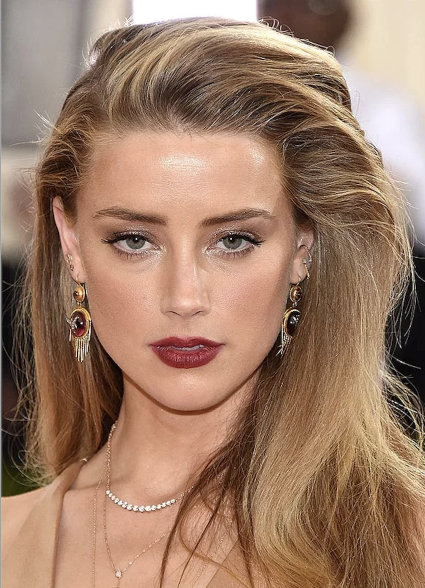
#> input picture HW2/q7_near.png, 850 x 1175 px (shown at 1/2 size)
$ jupyter execute HW2-AmirhoseinYari-98109718-Q7.ipynb
#> lines starting #> are read from the running program, lines starting #| are printed output that depends on the picture; after the words box and inside, x2 and y2 are one past the last pixel; in counts of white or black regions, pixels touching at a corner belong together
[cell 1]
import cv2
import numpy as np
from matplotlib import pyplot as plt

[cell 2]
near = cv2.imread('q7_near.png',0)
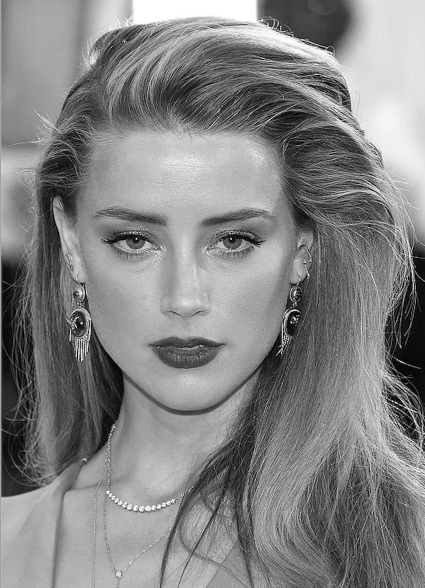
#> near: shape (1175, 850) (shown at 1/2 size); min 0, max 255, mean 131.5
far = cv2.imread('q7_far.png',0)
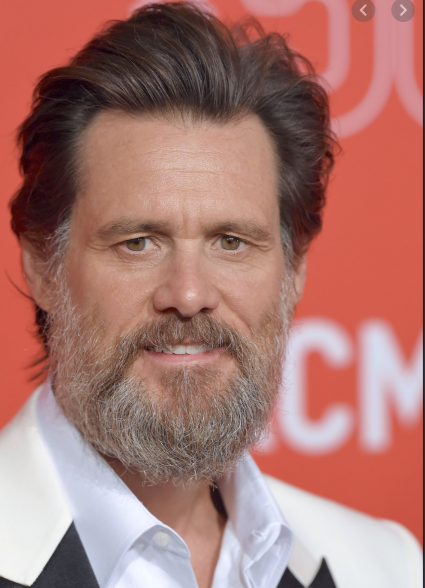
#> input picture HW2/q7_far.png, 850 x 1175 px (shown at 1/2 size)
#> far: shape (1175, 850); min 6, max 251, mean 132.9
#fft of images
nearf = np.fft.fft2(near)
farf = np.fft.fft2(far)
#shift to the center
nearfshift = np.fft.fftshift(nearf)
farfshift = np.fft.fftshift(farf)
#normalization
magnitude_spectrum_near = 20*np.log(np.abs(nearfshift))
magnitude_spectrum_far = 20*np.log(np.abs(farfshift))
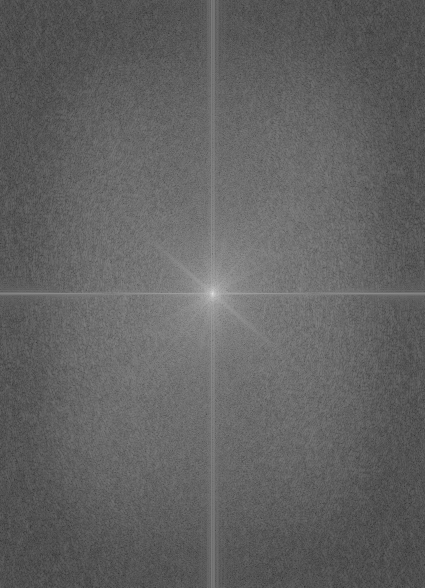
#> magnitude_spectrum_far: shape (1175, 850) float64 (shown at 1/2 size); min 21.39, max 374.1, mean 157.6; drawn with min black and max white

plt.figure(figsize=(10,10))

plt.subplot(221),plt.imshow(near, cmap = 'gray')
plt.title('near Image'), plt.xticks([]), plt.yticks([])
plt.subplot(222),plt.imshow(magnitude_spectrum_near, cmap = 'gray')
plt.title('Magnitude Spectrum near'), plt.xticks([]), plt.yticks([])

plt.subplot(223),plt.imshow(far, cmap = 'gray')
plt.title('far Image'), plt.xticks([]), plt.yticks([])
plt.subplot(224),plt.imshow(magnitude_spectrum_far, cmap = 'gray')
plt.title('Magnitude Spectrum far'), plt.xticks([]), plt.yticks([])

plt.show()
#saving f=dft's
cv2.imwrite("q7_near_dft.jpg",magnitude_spectrum_near)
cv2.imwrite("q7_far_dft.jpg",magnitude_spectrum_far)
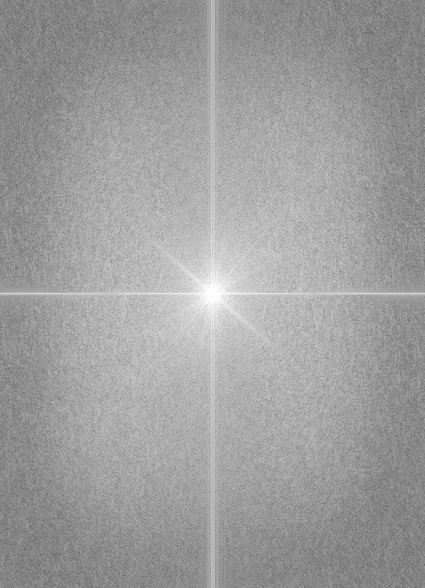
#> saved as q7_far_dft.jpg: shape (1175, 850) (shown at 1/2 size); min 21, max 255, mean 157.6
#> Out = True

### GaussianFilter Function

[cell 3]
import math
def GaussianFilter(nRows, nCols, sigma, highpass=True):
    filter_gauss = np.zeros((nRows,nCols))
    centerI = int((nRows+1)/2)
    centerJ = int((nCols+1)/2)
    for j in range(nCols):
        for i in range(nRows):
            g = math.exp(((i-centerI)**2+(j-centerJ)**2)/(-2*sigma**2))
            if(highpass):
                filter_gauss[i,j] = 1-g
            else:
                filter_gauss[i,j] = g
    return filter_gauss

### Highpass with r = 19, Lowpass with s = 24

[cell 4]
rows, cols = near.shape
#> rows = 1175; cols = 850
r = 19 #sigma of highpass
s = 24 #sigma of lowpass
highpass = GaussianFilter(rows, cols, r, True) #less for better near Quality
#> after the loop in GaussianFilter, `for j in range(nCols):`:
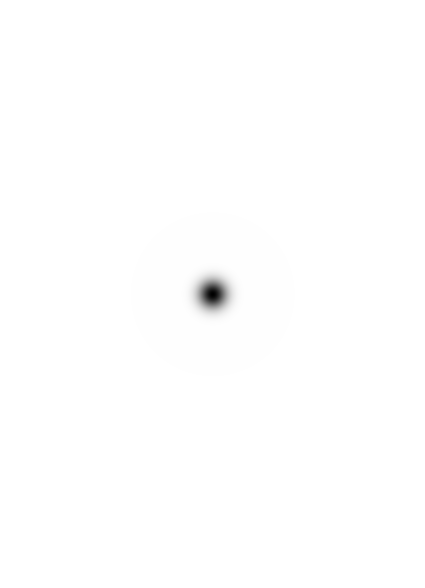
#> filter_gauss: shape (1175, 850) float64 (shown at 1/2 size); min 0, max 1, mean 0.998
lowpass = GaussianFilter(rows, cols, s, False) #more for better far Quality

plt.subplot(121),plt.imshow(highpass)
plt.title('high pass'), plt.xticks([]), plt.yticks([])

plt.subplot(122),plt.imshow(lowpass)
plt.title('low pass'), plt.xticks([]), plt.yticks([])

plt.show()

cv2.imwrite("q7_highpass.jpg",255*highpass)
cv2.imwrite("q7_lowpass.jpg",255*lowpass)
#> Out = True

### Cut Off function (circle)

[cell 5]
def Cutoff(nRows, nCols, R): #keeps pixels in circle R
    out = np.zeros((nRows,nCols))
    centerI = int((nRows+1)/2)
    centerJ = int((nCols+1)/2)
    for j in range(nCols):
        for i in range(nRows):
            x = i-centerI
            y = j-centerJ
            if(x**2+y**2<R**2):
                out[i,j] = 1
            else:
                out[i,j] = 0
    return out

[cell 6]
highpass = highpass*(1-Cutoff(rows, cols, r*2))
#> after the loop in Cutoff, `for j in range(nCols):`:
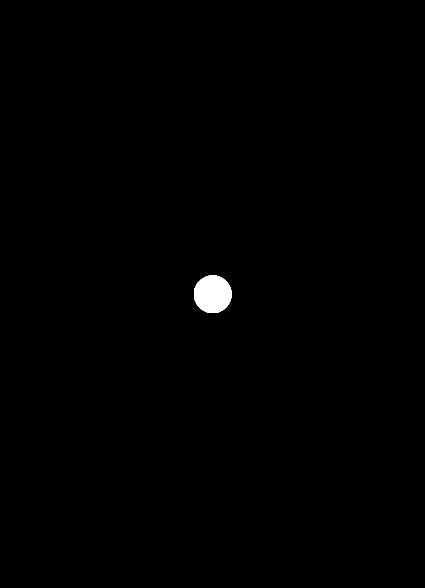
#> out: shape (1175, 850) float64 (shown at 1/2 size); values 0 (black) and 1 (white), 0.45% white; 1 white region, box (x1, y1, x2, y2) and area: (388, 551, 463, 626) 4509
lowpass = lowpass*Cutoff(rows, cols, s*2)
#> after the loop in Cutoff (call 2), `for j in range(nCols):`: out: shape (1175, 850) float64; values 0 (black) and 1 (white), 0.72% white; 1 white region, box (x1, y1, x2, y2) and area: (378, 541, 473, 636) 7209

highpassed = nearfshift*highpass
lowpassed = farfshift*lowpass
magnitude_spectrum_near_after = 20*np.log(np.abs(1+highpassed))
magnitude_spectrum_far_after = 20*np.log(np.abs(1+lowpassed))

plt.subplot(121),plt.imshow(magnitude_spectrum_near_after.astype(np.uint8))
plt.title('high passed'), plt.xticks([]), plt.yticks([])

plt.subplot(122),plt.imshow(magnitude_spectrum_far_after)
plt.title('low passed'), plt.xticks([]), plt.yticks([])

plt.show()

cv2.imwrite("q7_highpassed.jpg", magnitude_spectrum_near_after)
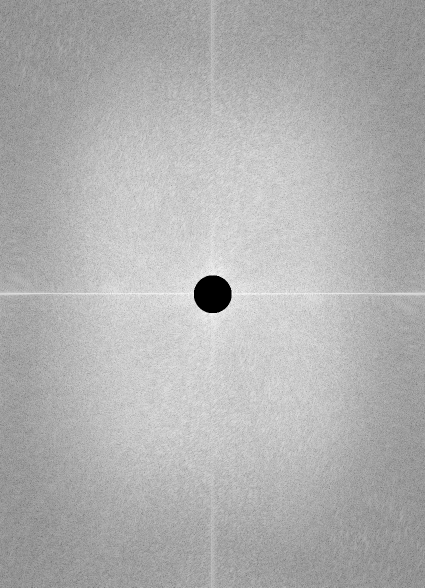
#> saved as q7_highpassed.jpg: shape (1175, 850) (shown at 1/2 size); min 0, max 255, mean 176.3
cv2.imwrite("q7_lowpassed.jpg", magnitude_spectrum_far_after)
#> Out = True

[cell 7]
nearf_ishift = np.fft.ifftshift(highpassed)
farf_ishift = np.fft.ifftshift(lowpassed)

near_back = np.fft.ifft2(nearf_ishift)
far_back = np.fft.ifft2(farf_ishift)

near_back = np.abs(near_back)
far_back = np.abs(far_back)

plt.subplot(121),plt.imshow(near_back,cmap = 'gray')
plt.title('high passed'), plt.xticks([]), plt.yticks([])

plt.subplot(122),plt.imshow(far_back,cmap = 'gray')
plt.title('low passed'), plt.xticks([]), plt.yticks([])

plt.show()

[cell 8]
final = (1.4*highpassed + lowpassed)
final_ishift = np.fft.ifftshift(final)
final_back = np.fft.ifft2(final_ishift)
final_back = np.abs(final_back)
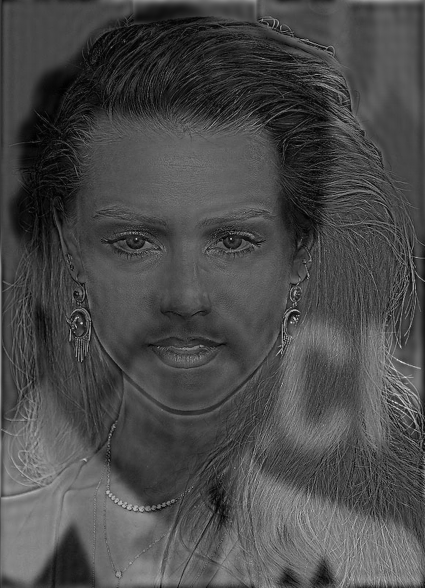
#> final_back: shape (1175, 850) float64 (shown at 1/2 size); min 0.0146, max 458.5, mean 133.5; drawn with min black and max white

magnitude_spectrum_final = 20*np.log(np.abs(final))
plt.figure(figsize=(12,12))

plt.subplot(121),plt.imshow(final_back ,cmap = 'gray')
plt.title('final_near'), plt.xticks([]), plt.yticks([])

plt.figure(figsize=(4,4))

plt.subplot(122),plt.imshow(cv2.resize(final_back, (int(cols/4),int(rows/4))).astype("uint8") ,cmap = 'gray')
plt.title('final_far'), plt.xticks([]), plt.yticks([])

plt.show()
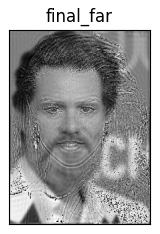
#> figure drawn by matplotlib, 1 panel

cv2.imwrite("q7_frequency_hybrid.jpg", magnitude_spectrum_final)
cv2.imwrite("q7_final_near.jpg", final_back)
cv2.imwrite("q7_final_far.jpg", cv2.resize(final_back, (int(cols/4),int(rows/4))).astype(np.uint8))
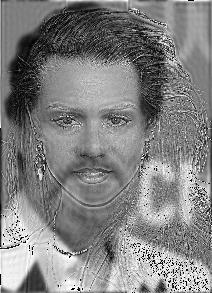
#> saved as q7_final_far.jpg: shape (293, 212); min 0, max 255, mean 129.7
#> Out = True
